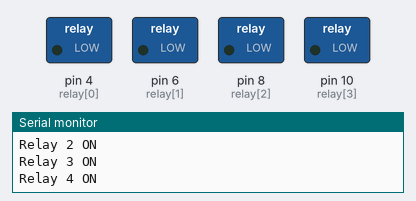
This sketch was run on a simulated Arduino Uno, built with avr-gcc and run on an emulated ATmega328P. Shown: switched loads named in the sketch (green lamp = pin HIGH), the last lines printed to the serial monitor.

Above: at 0.1 s.
At 30.1 s:
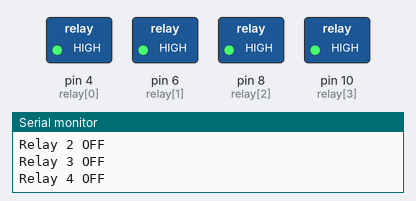
Timing chart, 0 to 40.0 s (numbered marks = the images above):
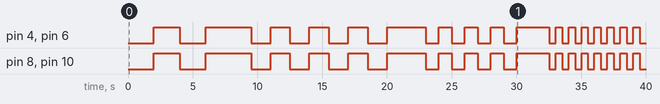

Measured:
- by itself, pin 4 (relay[0]), pin 6 (relay[1]), pin 8 (relay[2]), pin 10 (relay[3]): LOW → HIGH at 2.0 s, → LOW 2.0 s later, → HIGH 2.0 s later, → LOW 3.5 s later, … (34 changes in this stretch)

The sketch:

relay_1.ino
```cpp
 /*
This is code to control 4 to 16 channel 5V Relay module using Arduino

 */

int ch = 4;// number of relays you got
int relay[]={4,6,8,10}; // Arduino pin numbers. the same number of relay should be defined here as input pins

int i=0;
// delay time
int del = 1500;
int wait = 2000;


void setup() {
    Serial.begin(9600);// prepare Serial monitor
    // set  pins as output
 for(i=0; i < ch; i++)
 {
    pinMode(relay[i], OUTPUT);// sent i(th) pin as output
   digitalWrite(relay[i], HIGH); // Turn the relay OFF
 }


}

void loop() {


  //==================FIRST FORM===================

      for(int j=0;j< 2;j++){
        Serial.print(j);
        Serial.println(" First Form");
 for(int i=0; i < ch; i++)
 {
      Serial.print("Relay "); Serial.print(i+1);Serial.println(" ON");
      digitalWrite(relay[i], LOW); // Turn the relay ON

 }
 delay(wait);

 for(int i=0; i < ch; i++)
 {
      Serial.print("Relay "); Serial.print(i+1);Serial.println(" OFF");
      digitalWrite(relay[i], HIGH); // Turn the relay OFF

 }

delay(wait);
      }

delay(del);


//==================SECOND FORM===================
wait = 1500;
     for(int j=0;j< 4;j++){
        Serial.print(j);
        Serial.println(" SECOND Form");
 for(int i=0; i < ch; i++)
 {
      Serial.print("Relay "); Serial.print(i+1);Serial.println(" ON");
      digitalWrite(relay[i], LOW); // Turn the relay ON

 }
 delay(wait);

 for(int i=0; i < ch; i++)
 {
      Serial.print("Relay "); Serial.print(i+1);Serial.println(" OFF");
      digitalWrite(relay[i], HIGH); // Turn the relay OFF

 }

delay(wait);

     }

delay(del);


//==================THIRD FORM===================
wait = 1000;
     for(int j=0;j< 4;j++){
        Serial.print(j);
        Serial.println(" THIRD Form");
 for(int i=0; i < ch; i++)
 {
      Serial.print("Relay "); Serial.print(i+1);Serial.println(" ON");
      digitalWrite(relay[i], LOW); // Turn the relay ON

 }
 delay(wait);

 for(int i=0; i < ch; i++)
 {
      Serial.print("Relay "); Serial.print(i+1);Serial.println(" OFF");
      digitalWrite(relay[i], HIGH); // Turn the relay OFF

 }

delay(wait);

     }

delay(del);

//==================FOURTH FORM===================
wait = 500;

     for(int j=0;j< 8;j++){
        Serial.print(j);
        Serial.println(" FOURTH Form");
 for(int i=0; i < ch; i++)
 {
      Serial.print("Relay "); Serial.print(i+1);Serial.println(" ON");
      digitalWrite(relay[i], LOW); // Turn the relay ON

 }
 delay(wait);

 for(int i=0; i < ch; i++)
 {
      Serial.print("Relay "); Serial.print(i+1);Serial.println(" OFF");
      digitalWrite(relay[i], HIGH); // Turn the relay OFF

 }

delay(wait);

     }

delay(del);

}// loop
```
